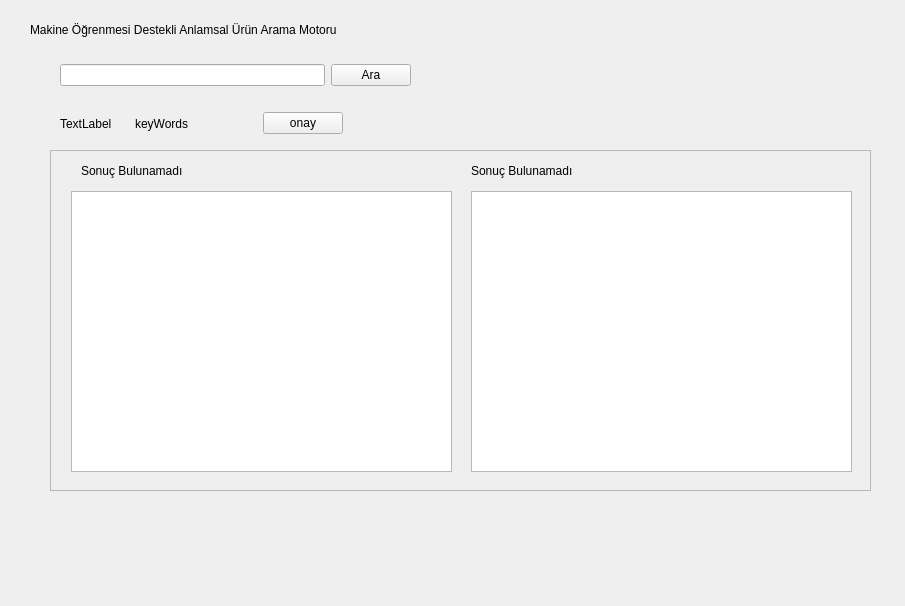
<?xml version="1.0" encoding="UTF-8"?>
<ui version="4.0">
 <class>Form</class>
 <widget class="QWidget" name="Form">
  <property name="geometry">
   <rect>
    <x>0</x>
    <y>0</y>
    <width>905</width>
    <height>606</height>
   </rect>
  </property>
  <property name="windowTitle">
   <string>Form</string>
  </property>
  <property name="autoFillBackground">
   <bool>true</bool>
  </property>
  <widget class="QScrollArea" name="scrollArea">
   <property name="geometry">
    <rect>
     <x>50</x>
     <y>150</y>
     <width>821</width>
     <height>341</height>
    </rect>
   </property>
   <property name="widgetResizable">
    <bool>true</bool>
   </property>
   <widget class="QWidget" name="scrollAreaWidgetContents">
    <property name="geometry">
     <rect>
      <x>0</x>
      <y>0</y>
      <width>819</width>
      <height>339</height>
     </rect>
    </property>
    <widget class="QListWidget" name="v3">
     <property name="geometry">
      <rect>
       <x>20</x>
       <y>40</y>
       <width>381</width>
       <height>281</height>
      </rect>
     </property>
    </widget>
    <widget class="QListWidget" name="v4">
     <property name="geometry">
      <rect>
       <x>420</x>
       <y>40</y>
       <width>381</width>
       <height>281</height>
      </rect>
     </property>
    </widget>
    <widget class="QLabel" name="bulunamadi">
     <property name="geometry">
      <rect>
       <x>30</x>
       <y>10</y>
       <width>331</width>
       <height>20</height>
      </rect>
     </property>
     <property name="text">
      <string>Sonuç Bulunamadı</string>
     </property>
    </widget>
    <widget class="QLabel" name="bulunamadi_2">
     <property name="geometry">
      <rect>
       <x>420</x>
       <y>10</y>
       <width>361</width>
       <height>20</height>
      </rect>
     </property>
     <property name="text">
      <string>Sonuç Bulunamadı</string>
     </property>
    </widget>
   </widget>
  </widget>
  <widget class="QLabel" name="header">
   <property name="geometry">
    <rect>
     <x>30</x>
     <y>20</y>
     <width>751</width>
     <height>20</height>
    </rect>
   </property>
   <property name="text">
    <string>Makine Öğrenmesi Destekli Anlamsal Ürün Arama Motoru</string>
   </property>
  </widget>
  <widget class="QWidget" name="layoutWidget">
   <property name="geometry">
    <rect>
     <x>60</x>
     <y>60</y>
     <width>351</width>
     <height>31</height>
    </rect>
   </property>
   <layout class="QHBoxLayout" name="horizontalLayout">
    <item>
     <widget class="QLineEdit" name="lineEdit"/>
    </item>
    <item>
     <widget class="QPushButton" name="pushButton">
      <property name="text">
       <string>Ara</string>
      </property>
     </widget>
    </item>
   </layout>
  </widget>
  <widget class="QWidget" name="">
   <property name="geometry">
    <rect>
     <x>60</x>
     <y>110</y>
     <width>283</width>
     <height>27</height>
    </rect>
   </property>
   <layout class="QHBoxLayout" name="horizontalLayout_3">
    <item>
     <widget class="QLabel" name="demekIstemistiniz_2">
      <property name="text">
       <string>TextLabel</string>
      </property>
     </widget>
    </item>
    <item>
     <spacer name="horizontalSpacer_2">
      <property name="orientation">
       <enum>Qt::Horizontal</enum>
      </property>
      <property name="sizeHint" stdset="0">
       <size>
        <width>17</width>
        <height>20</height>
       </size>
      </property>
     </spacer>
    </item>
    <item>
     <layout class="QHBoxLayout" name="horizontalLayout_2">
      <item>
       <widget class="QLabel" name="demekIstemistiniz">
        <property name="text">
         <string>keyWords</string>
        </property>
       </widget>
      </item>
      <item>
       <spacer name="horizontalSpacer">
        <property name="orientation">
         <enum>Qt::Horizontal</enum>
        </property>
        <property name="sizeHint" stdset="0">
         <size>
          <width>68</width>
          <height>20</height>
         </size>
        </property>
       </spacer>
      </item>
      <item>
       <widget class="QPushButton" name="onay">
        <property name="text">
         <string>onay</string>
        </property>
       </widget>
      </item>
     </layout>
    </item>
   </layout>
  </widget>
 </widget>
 <resources/>
 <connections/>
</ui>
